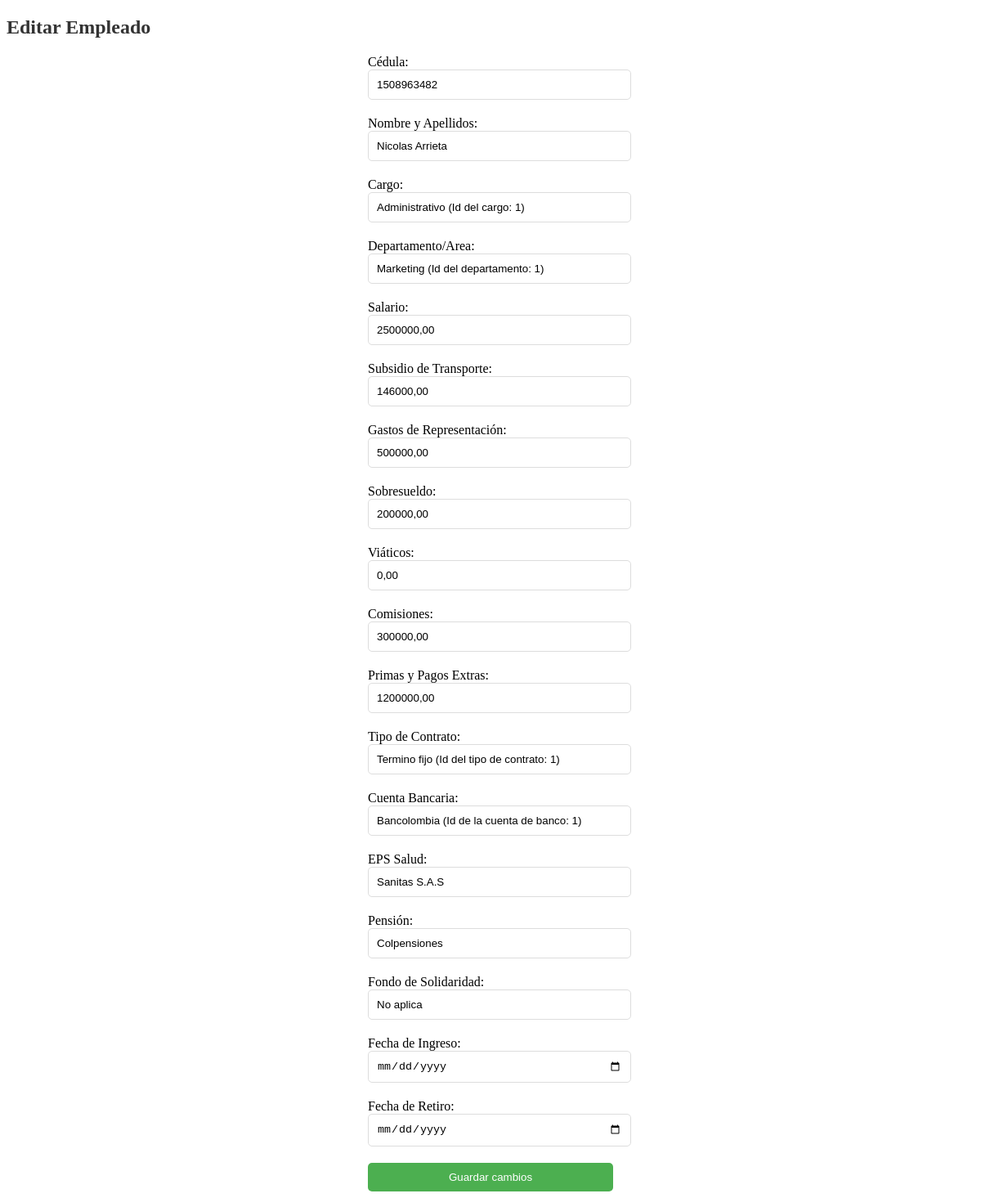
/editar_personal/1508963482/, run on the app's committed database.
### Modulos/GestionN/models.py (models this page shows, shortened)
class Personal(models.Model):
    id_Cedula = models.CharField(max_length=20, primary_key=True)
    Nombre_Apellidos = models.CharField(max_length=100)
    Cargo_Empl = models.ForeignKey(Cargo, on_delete=models.CASCADE)
    Dpto_Area = models.ForeignKey(Departamento, on_delete=models.CASCADE)
    Salario = models.DecimalField(max_digits=12, decimal_places=2)
    Sub_Tpte = models.DecimalField(max_digits=12, decimal_places=2)
    Gastos_Rep = models.DecimalField(max_digits=12, decimal_places=2)
    Sobresueldo = models.DecimalField(max_digits=12, decimal_places=2)
    Viáticos = models.DecimalField(max_digits=12, decimal_places=2)
    Comisiones = models.DecimalField(max_digits=12, decimal_places=2)
    Primas_Pago_Extras = models.DecimalField(max_digits=12, decimal_places=2)
    Tipo_Contr = models.ForeignKey(Tipo_Contrato, on_delete=models.CASCADE)
    Cta_Banco = models.ForeignKey(Cuenta_Banco, on_delete=models.CASCADE)
    Eps_Salud = models.CharField(max_length=100)
    Pensión = models.CharField(max_length=100)
    Fdo_Sol = models.CharField(max_length=100)
    Fecha_Ingreso = models.DateField()
    Fecha_Retiro = models.DateField(null = True, blank = True)

class Cargo(models.Model):
    id_Cargo = models.CharField(max_length=10, primary_key=True)
    Nombre = models.CharField(max_length=100)
    def __str__(self):
        txt = "{0} (Id del cargo: {1})"
        return txt.format(self.Nombre, self.id_Cargo)

class Departamento(models.Model):
    id_Dpto = models.CharField(max_length=10, primary_key=True)
    Nombre = models.CharField(max_length=100)
    def __str__(self):
        txt = "{0} (Id del departamento: {1})"
        return txt.format(self.Nombre, self.id_Dpto)

class Tipo_Contrato(models.Model):
    id_TipoContrato = models.CharField(max_length=10, primary_key=True)
    Nombre = models.CharField(max_length=100)
    def __str__(self):
        txt = "{0} (Id del tipo de contrato: {1})"
        return txt.format(self.Nombre, self.id_TipoContrato)

class Cuenta_Banco(models.Model):
    id_CuentaBanco = models.CharField(max_length=10, primary_key=True)
    Nombre = models.CharField(max_length=100)
    def __str__(self):
        txt = "{0} (Id de la cuenta de banco: {1})"
        return txt.format(self.Nombre, self.id_CuentaBanco)

### Modulos/GestionN/views.py (the view)
# urls.py: path('editar_personal/<int:id_Cedula>/', views.edit_personal, name='editar_personal'),
def edit_personal(request, id_Cedula):
    personal = get_object_or_404(Personal, id_Cedula=id_Cedula)
    if request.method == 'POST':
        form = PersonalForm(request.POST, instance=personal)
        if form.is_valid():
            form.save()
            return redirect('personal')
    else:
        form = PersonalForm(instance=personal)
    return render(request, 'editar_personal.html', {'form': form, 'empleado': personal})

### Modulos/GestionN/forms.py
class PersonalForm(forms.ModelForm):
    class Meta:
        model = Personal
        fields = '__all__'

### Modulos/GestionN/templates/editar_personal.html (shortened to what this page needs)
<!DOCTYPE html>
<html>
<head>
</head>
<body>
  <h2>Editar Empleado</h2>
  <form method="POST" action="{% url 'editar_personal' empleado.id_Cedula %}">
    <label for="id_Cedula">Cédula:</label>
    <input type="text" id="id_Cedula" name="id_Cedula" value="{{ empleado.id_Cedula }}">
    <label for="Nombre_Apellidos">Nombre y Apellidos:</label>
    <input type="text" id="Nombre_Apellidos" name="Nombre_Apellidos" value="{{ empleado.Nombre_Apellidos }}">
    <label for="Cargo_Empl">Cargo:</label>
    <input type="text" id="Cargo_Empl" name="Cargo_Empl" value="{{ empleado.Cargo_Empl }}">
    <label for="Dpto_Area">Departamento/Area:</label>
    <input type="text" id="Dpto_Area" name="Dpto_Area" value="{{ empleado.Dpto_Area }}">
    <label for="Salario">Salario:</label>
    <input type="text" id="Salario" name="Salario" value="{{ empleado.Salario }}">
    <label for="Sub_Tpte">Subsidio de Transporte:</label>
    <input type="text" id="Sub_Tpte" name="Sub_Tpte" value="{{ empleado.Sub_Tpte }}">
    <label for="Gastos_Rep">Gastos de Representación:</label>
    <input type="text" id="Gastos_Rep" name="Gastos_Rep" value="{{ empleado.Gastos_Rep }}">
    <label for="Sobresueldo">Sobresueldo:</label>
    <input type="text" id="Sobresueldo" name="Sobresueldo" value="{{ empleado.Sobresueldo }}">
    <label for="Viáticos">Viáticos:</label>
    <input type="text" id="Viáticos" name="Viáticos" value="{{ empleado.Viáticos }}">
    <label for="Comisiones">Comisiones:</label>
    <input type="text" id="Comisiones" name="Comisiones" value="{{ empleado.Comisiones }}">
    <label for="Primas_Pago_Extras">Primas y Pagos Extras:</label>
    <input type="text" id="Primas_Pago_Extras" name="Primas_Pago_Extras" value="{{ empleado.Primas_Pago_Extras }}">
    <label for="Tipo_Contr">Tipo de Contrato:</label>
    <input type="text" id="Tipo_Contr" name="Tipo_Contr" value="{{ empleado.Tipo_Contr }}">
    <label for="Cta_Banco">Cuenta Bancaria:</label>
    <input type="text" id="Cta_Banco" name="Cta_Banco" value="{{ empleado.Cta_Banco }}">
    <label for="Eps_Salud">EPS Salud:</label>
    <input type="text" id="Eps_Salud" name="Eps_Salud" value="{{ empleado.Eps_Salud }}">
    <label for="Pensión">Pensión:</label>
    <input type="text" id="Pensión" name="Pensión" value="{{ empleado.Pensión }}">
    <label for="Fdo_Sol">Fondo de Solidaridad:</label>
    <input type="text" id="Fdo_Sol" name="Fdo_Sol" value="{{ empleado.Fdo_Sol }}">
    <label for="Fecha_Ingreso">Fecha de Ingreso:</label>
    <input type="date" id="Fecha_Ingreso" name="Fecha_Ingreso" value="{{ empleado.Fecha_Ingreso }}">
    <label for="Fecha_Retiro">Fecha de Retiro:</label>
    <input type="date" id="Fecha_Retiro" name="Fecha_Retiro" value="{{ empleado.Fecha_Retiro }}">
    <input type="submit" value="Guardar cambios">
  </form>
</body>
</html>

### Modulos/GestionN/templates/editar_personal.html (style rules this page uses)
h2 { color: #333; }
form { width: 300px; margin: 0 auto; }
label { display: block; margin-top: 20px; }
input[type="text"], input[type="date"] { width: 100%; padding: 10px; border: 1px solid #ddd; border-radius: 5px; }
input[type="submit"] { display: block; width: 100%; padding: 10px; margin-top: 20px; background-color: #4CAF50; color: white; border: none; border-radius: 5px; cursor: pointer; }

### data on the page
Personal: id_Cedula "1508963482", Nombre_Apellidos "Nicolas Arrieta", Cargo_Empl "Administrativo (Id del cargo: 1)", Dpto_Area "Marketing (Id del departamento: 1)", Salario "2500000,00", Sub_Tpte "146000,00", Gastos_Rep "500000,00", Sobresueldo "200000,00", Viáticos "0,00", Comisiones "300000,00", Primas_Pago_Extras "1200000,00", Tipo_Contr "Termino fijo (Id del tipo de contrato: 1)", Cta_Banco "Bancolombia (Id de la cuenta de banco: 1)", Eps_Salud "Sanitas S.A.S", Pensión "Colpensiones", Fdo_Sol "No aplica"
